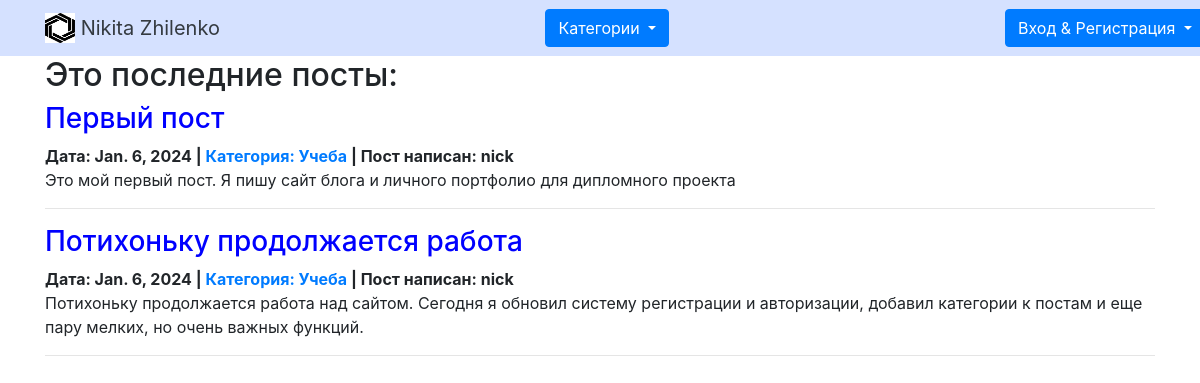
Page /blog/ on the earlier database version.
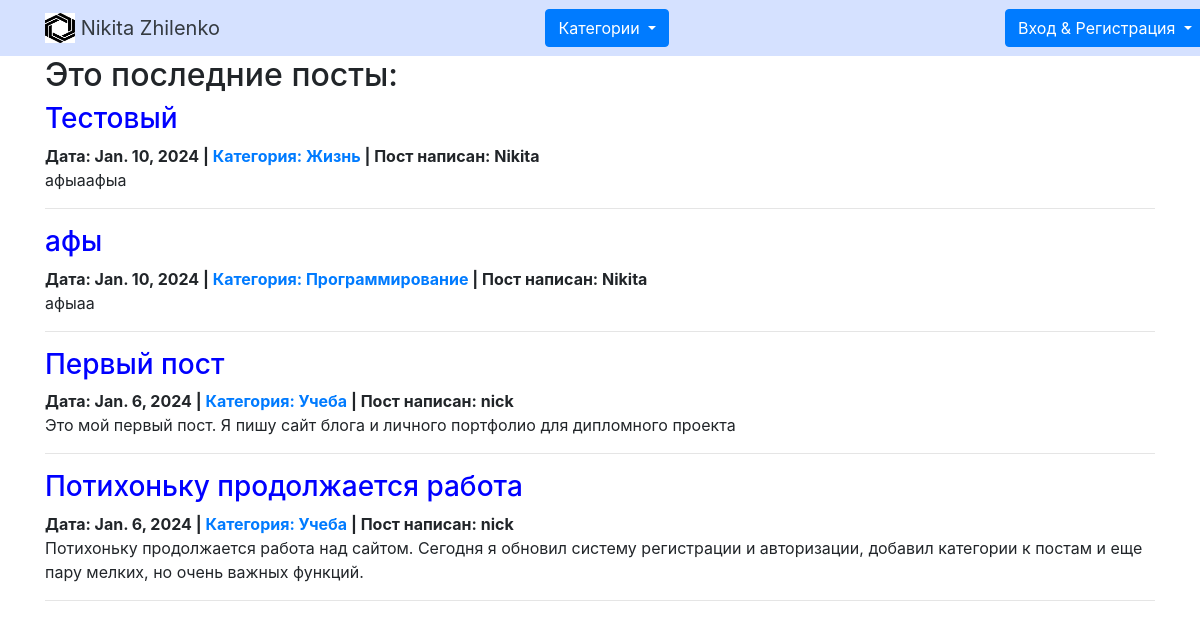
Same page on the later database version.
### blog/models.py (models this page shows, shortened)
class Post(models.Model):
    title = models.CharField(max_length=255)
    author = models.ForeignKey(User, on_delete=models.CASCADE)
    body = models.TextField()
    date = models.DateField(auto_now_add=True)
    category = models.ForeignKey(Category, on_delete=models.SET_NULL, null=True)

class Category(models.Model):
    name = models.CharField(max_length=255)
    def __str__(self):
        return self.name

### blog/views.py (the view)
# urls.py: path('blog/', HomeView.as_view(), name='all_blogs'),
class HomeView(ListView):
    model = Post
    template_name = 'blog/all_blogs.html'
    ordering = '-date'
    def get_context_data(self, *args, **kwargs):
        categories_menu = Category.objects.all()
        context = super(HomeView, self).get_context_data(*args, **kwargs)
        context['categories_menu'] = categories_menu
        return context

### blog/templatetags/blog_tags.py (called while the page is built)
@register.filter
def translate_category(category):
    return CATEGORY_TRANSLATIONS.get(str(category), str(category))

### blog/templates/blog/all_blogs.html
{% extends 'blog/base.html' %}
{% load blog_tags %}
{% block content %}
{% if object_list.count > 0 %}
    <h2>Это последние посты:</h2>
    {% for post in object_list %}
        <h3><a href="{% url 'blog:detailed_article' post.pk %}" style="color: #0000ff;">{{ post.title }}</a></h3>
        <strong>Дата: {{ post.date }} | <a href="{% url 'blog:category' post.category|slugify %}">Категория: {{ post.category|translate_category }}</a> | Пост написан: {{ post.author }}</strong>
        <p>{{ post.body|truncatechars:200|safe }}</p>
        <hr>
    {% endfor %}
{% else %}
    <h3>Постов пока нет :)</h3>
{% endif %}
{% endblock %}

Differences in the rows shown:
added Post: title "Тестовый", date "Jan. 10, 2024", category|translate_category "Жизнь", author "Nikita", body "афыаафыа"
added Post: title "афы", date "Jan. 10, 2024", category|translate_category "Программирование", author "Nikita", body "афыаа"
